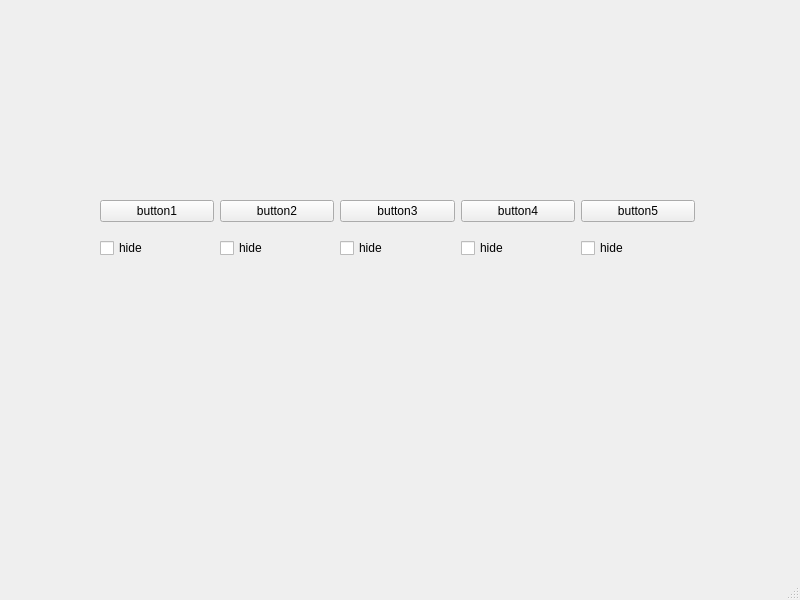
<?xml version="1.0" encoding="UTF-8"?>
<ui version="4.0">
 <class>MainWindow</class>
 <widget class="QMainWindow" name="MainWindow">
  <property name="geometry">
   <rect>
    <x>0</x>
    <y>0</y>
    <width>800</width>
    <height>600</height>
   </rect>
  </property>
  <property name="windowTitle">
   <string>MainWindow</string>
  </property>
  <widget class="QWidget" name="centralwidget">
   <widget class="QWidget" name="gridLayoutWidget">
    <property name="geometry">
     <rect>
      <x>100</x>
      <y>190</y>
      <width>595</width>
      <height>80</height>
     </rect>
    </property>
    <layout class="QGridLayout" name="gridLayout">
     <item row="1" column="3">
      <widget class="QCheckBox" name="checkBox_4">
       <property name="text">
        <string>hide</string>
       </property>
      </widget>
     </item>
     <item row="0" column="1">
      <widget class="QPushButton" name="pushButton_2">
       <property name="text">
        <string>button2</string>
       </property>
      </widget>
     </item>
     <item row="0" column="4">
      <widget class="QPushButton" name="pushButton_5">
       <property name="text">
        <string>button5</string>
       </property>
      </widget>
     </item>
     <item row="1" column="2">
      <widget class="QCheckBox" name="checkBox_3">
       <property name="text">
        <string>hide</string>
       </property>
      </widget>
     </item>
     <item row="1" column="0">
      <widget class="QCheckBox" name="checkBox">
       <property name="text">
        <string>hide</string>
       </property>
      </widget>
     </item>
     <item row="0" column="0">
      <widget class="QPushButton" name="pushButton">
       <property name="text">
        <string>button1</string>
       </property>
      </widget>
     </item>
     <item row="1" column="1">
      <widget class="QCheckBox" name="checkBox_2">
       <property name="text">
        <string>hide</string>
       </property>
      </widget>
     </item>
     <item row="1" column="4">
      <widget class="QCheckBox" name="checkBox_5">
       <property name="text">
        <string>hide</string>
       </property>
      </widget>
     </item>
     <item row="0" column="2">
      <widget class="QPushButton" name="pushButton_3">
       <property name="text">
        <string>button3</string>
       </property>
      </widget>
     </item>
     <item row="0" column="3">
      <widget class="QPushButton" name="pushButton_4">
       <property name="text">
        <string>button4</string>
       </property>
      </widget>
     </item>
    </layout>
   </widget>
  </widget>
  <widget class="QMenuBar" name="menubar">
   <property name="geometry">
    <rect>
     <x>0</x>
     <y>0</y>
     <width>800</width>
     <height>25</height>
    </rect>
   </property>
  </widget>
  <widget class="QStatusBar" name="statusbar"/>
 </widget>
 <resources/>
 <connections/>
</ui>
